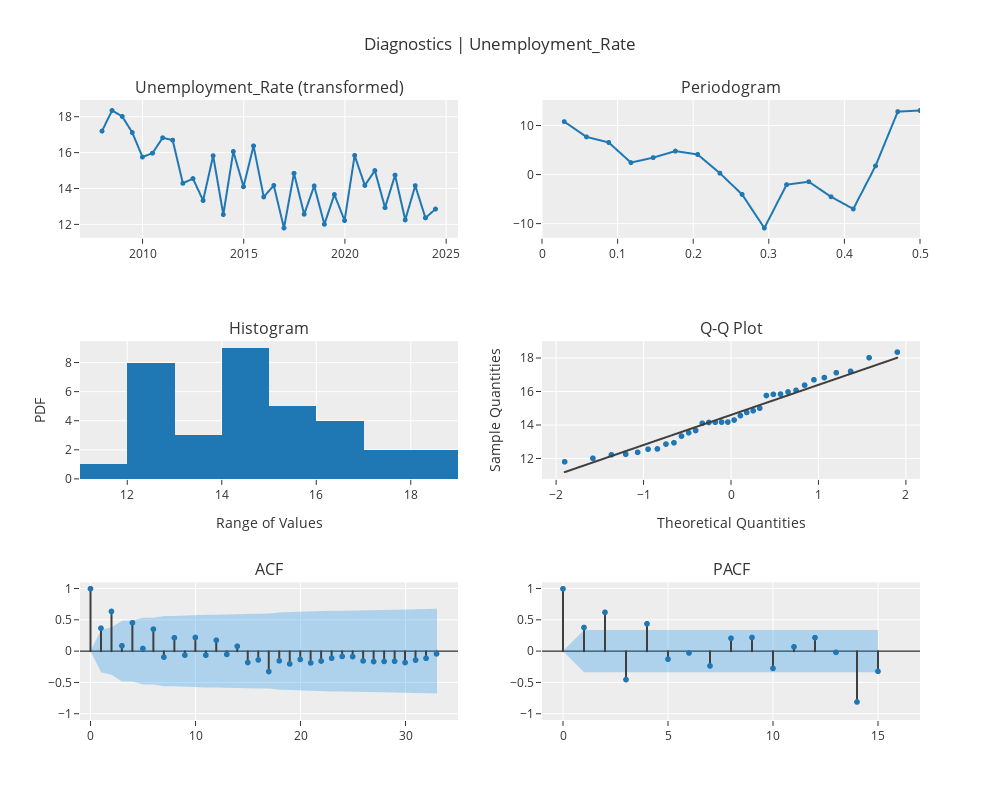

The code cell stored with this chart in its notebook:
### Code cell
exp.plot_model(plot="diagnostics", fig_kwargs={"height": 800, "width": 1000})

### Figure 1 — Plotly figure (JSON) as saved in the notebook; plotly's stock layout.template omitted (floating-point values rounded to 4 significant figures)
{"data": [{"line": {"color": "rgb(31, 119, 180)", "width": 2}, "marker": {"color": "rgb(31, 119, 180)", "size": 5}, "mode": "lines+markers", "name": "Unemployment_Rate (transformed)", "showlegend": false, "type": "scattergl", "x": ["2008-01-01T00:00:00", "2008-07-01T00:00:00", "2009-01-01T00:00:00", "2009-07-01T00:00:00", "2010-01-01T00:00:00", "2010-07-01T00:00:00", "2011-01-01T00:00:00", "2011-07-01T00:00:00", "2012-01-01T00:00:00", "2012-07-01T00:00:00", "2013-01-01T00:00:00", "2013-07-01T00:00:00", "2014-01-01T00:00:00", "2014-07-01T00:00:00", "2015-01-01T00:00:00", "2015-07-01T00:00:00", "2016-01-01T00:00:00", "2016-07-01T00:00:00", "2017-01-01T00:00:00", "2017-07-01T00:00:00", "2018-01-01T00:00:00", "2018-07-01T00:00:00", "2019-01-01T00:00:00", "2019-07-01T00:00:00", "2020-01-01T00:00:00", "2020-07-01T00:00:00", "2021-01-01T00:00:00", "2021-07-01T00:00:00", "2022-01-01T00:00:00", "2022-07-01T00:00:00", "2023-01-01T00:00:00", "2023-07-01T00:00:00", "2024-01-01T00:00:00", "2024-07-01T00:00:00"], "xaxis": "x", "y": [17.22, 18.37, 18.04, 17.14, 15.78, 15.99, 16.85, 16.72, 14.31, 14.57, 13.35, 15.85, 12.57, 16.08, 14.12, 16.4, 13.55, 14.19, 11.81, 14.87, 12.58, 14.16, 12.02, 13.68, 12.23, 15.86, 14.19, 15.02, 12.95, 14.76, 12.27, 14.18, 12.38, 12.87], "yaxis": "y"}, {"hoverinfo": "text", "hovertext": ["Freq: 0.0294<br>Ampl: 10.8872<br>Time period: 34.0", "Freq: 0.0588<br>Ampl: 7.7696<br>Time period: 17.0", "Freq: 0.0882<br>Ampl: 6.6277<br>Time period: 11.3333", "Freq: 0.1176<br>Ampl: 2.5161<br>Time period: 8.5", "Freq: 0.1471<br>Ampl: 3.5343<br>Time period: 6.8", "Freq: 0.1765<br>Ampl: 4.8673<br>Time period: 5.6667", "Freq: 0.2059<br>Ampl: 4.1755<br>Time period: 4.8571", "Freq: 0.2353<br>Ampl: 0.3528<br>Time period: 4.25", "Freq: 0.2647<br>Ampl: -3.9929<br>Time period: 3.7778", "Freq: 0.2941<br>Ampl: -10.8449<br>Time period: 3.4", "Freq: 0.3235<br>Ampl: -1.9914<br>Time period: 3.0909", "Freq: 0.3529<br>Ampl: -1.3909<br>Time period: 2.8333", "Freq: 0.3824<br>Ampl: -4.4683<br>Time period: 2.6154", "Freq: 0.4118<br>Ampl: -6.9477<br>Time period: 2.4286", "Freq: 0.4412<br>Ampl: 1.84<br>Time period: 2.2667", "Freq: 0.4706<br>Ampl: 12.9297<br>Time period: 2.125", "Freq: 0.5<br>Ampl: 13.1611<br>Time period: 2.0"], "line": {"color": "#1f77b4", "width": 2}, "marker": {"size": 5}, "mode": "lines+markers", "name": "Unemployment_Rate (transformed)", "showlegend": false, "type": "scattergl", "x": [0.02941, 0.05882, 0.08824, 0.1176, 0.1471, 0.1765, 0.2059, 0.2353, 0.2647, 0.2941, 0.3235, 0.3529, 0.3824, 0.4118, 0.4412, 0.4706, 0.5], "xaxis": "x2", "y": [10.89, 7.77, 6.628, 2.516, 3.534, 4.867, 4.175, 0.3528, -3.993, -10.84, -1.991, -1.391, -4.468, -6.948, 1.84, 12.93, 13.16], "yaxis": "y2"}, {"alignmentgroup": "True", "bingroup": "x", "hovertemplate": "variable=Unemployment_Rate (transformed)<br>value=%{x}<br>count=%{y}<extra></extra>", "legendgroup": "Unemployment_Rate (transformed)", "marker": {"color": "#1f77b4", "pattern": {"shape": ""}}, "name": "Unemployment_Rate (transformed)", "offsetgroup": "Unemployment_Rate (transformed)", "orientation": "v", "showlegend": false, "type": "histogram", "x": [17.22, 18.37, 18.04, 17.14, 15.78, 15.99, 16.85, 16.72, 14.31, 14.57, 13.35, 15.85, 12.57, 16.08, 14.12, 16.4, 13.55, 14.19, 11.81, 14.87, 12.58, 14.16, 12.02, 13.68, 12.23, 15.86, 14.19, 15.02, 12.95, 14.76, 12.27, 14.18, 12.38, 12.87], "xaxis": "x3", "yaxis": "y3"}, {"marker": {"color": "#1f77b4"}, "mode": "markers", "name": "Unemployment_Rate (transformed)", "showlegend": false, "type": "scattergl", "x": [-1.902, -1.579, -1.368, -1.204, -1.068, -0.9485, -0.8416, -0.7436, -0.6522, -0.5659, -0.4837, -0.4047, -0.3281, -0.2533, -0.18, -0.1076, -0.03582, 0.03582, 0.1076, 0.18, 0.2533, 0.3281, 0.4047, 0.4837, 0.5659, 0.6522, 0.7436, 0.8416, 0.9485, 1.068, 1.204, 1.368, 1.579, 1.902], "xaxis": "x4", "y": [11.81, 12.02, 12.23, 12.27, 12.38, 12.57, 12.58, 12.87, 12.95, 13.35, 13.55, 13.68, 14.12, 14.16, 14.18, 14.19, 14.19, 14.31, 14.57, 14.76, 14.87, 15.02, 15.78, 15.85, 15.86, 15.99, 16.08, 16.4, 16.72, 16.85, 17.14, 17.22, 18.04, 18.37], "yaxis": "y4"}, {"line": {"color": "#3f3f3f"}, "mode": "lines", "name": "Unemployment_Rate (transformed)", "showlegend": false, "type": "scattergl", "x": [-1.902, -1.579, -1.368, -1.204, -1.068, -0.9485, -0.8416, -0.7436, -0.6522, -0.5659, -0.4837, -0.4047, -0.3281, -0.2533, -0.18, -0.1076, -0.03582, 0.03582, 0.1076, 0.18, 0.2533, 0.3281, 0.4047, 0.4837, 0.5659, 0.6522, 0.7436, 0.8416, 0.9485, 1.068, 1.204, 1.368, 1.579, 1.902], "xaxis": "x4", "y": [11.19, 11.77, 12.15, 12.45, 12.69, 12.91, 13.1, 13.28, 13.44, 13.6, 13.75, 13.89, 14.03, 14.16, 14.29, 14.42, 14.55, 14.68, 14.81, 14.94, 15.07, 15.21, 15.34, 15.49, 15.63, 15.79, 15.95, 16.13, 16.32, 16.54, 16.78, 17.08, 17.46, 18.04], "yaxis": "y4"}, {"line": {"color": "#3f3f3f"}, "mode": "lines", "name": "ACF", "showlegend": false, "type": "scattergl", "x": [0, 0], "xaxis": "x5", "y": [0, 1], "yaxis": "y5"}, {"line": {"color": "#3f3f3f"}, "mode": "lines", "name": "ACF", "showlegend": false, "type": "scattergl", "x": [1, 1], "xaxis": "x5", "y": [0, 0.3687], "yaxis": "y5"}, {"line": {"color": "#3f3f3f"}, "mode": "lines", "name": "ACF", "showlegend": false, "type": "scattergl", "x": [2, 2], "xaxis": "x5", "y": [0, 0.637], "yaxis": "y5"}, {"line": {"color": "#3f3f3f"}, "mode": "lines", "name": "ACF", "showlegend": false, "type": "scattergl", "x": [3, 3], "xaxis": "x5", "y": [0, 0.08728], "yaxis": "y5"}, {"line": {"color": "#3f3f3f"}, "mode": "lines", "name": "ACF", "showlegend": false, "type": "scattergl", "x": [4, 4], "xaxis": "x5", "y": [0, 0.456], "yaxis": "y5"}, {"line": {"color": "#3f3f3f"}, "mode": "lines", "name": "ACF", "showlegend": false, "type": "scattergl", "x": [5, 5], "xaxis": "x5", "y": [0, 0.04332], "yaxis": "y5"}, {"line": {"color": "#3f3f3f"}, "mode": "lines", "name": "ACF", "showlegend": false, "type": "scattergl", "x": [6, 6], "xaxis": "x5", "y": [0, 0.3533], "yaxis": "y5"}, {"line": {"color": "#3f3f3f"}, "mode": "lines", "name": "ACF", "showlegend": false, "type": "scattergl", "x": [7, 7], "xaxis": "x5", "y": [0, -0.09378], "yaxis": "y5"}, {"line": {"color": "#3f3f3f"}, "mode": "lines", "name": "ACF", "showlegend": false, "type": "scattergl", "x": [8, 8], "xaxis": "x5", "y": [0, 0.2157], "yaxis": "y5"}, {"line": {"color": "#3f3f3f"}, "mode": "lines", "name": "ACF", "showlegend": false, "type": "scattergl", "x": [9, 9], "xaxis": "x5", "y": [0, -0.06243], "yaxis": "y5"}, {"line": {"color": "#3f3f3f"}, "mode": "lines", "name": "ACF", "showlegend": false, "type": "scattergl", "x": [10, 10], "xaxis": "x5", "y": [0, 0.2202], "yaxis": "y5"}, {"line": {"color": "#3f3f3f"}, "mode": "lines", "name": "ACF", "showlegend": false, "type": "scattergl", "x": [11, 11], "xaxis": "x5", "y": [0, -0.06231], "yaxis": "y5"}, {"line": {"color": "#3f3f3f"}, "mode": "lines", "name": "ACF", "showlegend": false, "type": "scattergl", "x": [12, 12], "xaxis": "x5", "y": [0, 0.1759], "yaxis": "y5"}, {"line": {"color": "#3f3f3f"}, "mode": "lines", "name": "ACF", "showlegend": false, "type": "scattergl", "x": [13, 13], "xaxis": "x5", "y": [0, -0.05002], "yaxis": "y5"}, {"line": {"color": "#3f3f3f"}, "mode": "lines", "name": "ACF", "showlegend": false, "type": "scattergl", "x": [14, 14], "xaxis": "x5", "y": [0, 0.07939], "yaxis": "y5"}, {"line": {"color": "#3f3f3f"}, "mode": "lines", "name": "ACF", "showlegend": false, "type": "scattergl", "x": [15, 15], "xaxis": "x5", "y": [0, -0.1801], "yaxis": "y5"}, {"line": {"color": "#3f3f3f"}, "mode": "lines", "name": "ACF", "showlegend": false, "type": "scattergl", "x": [16, 16], "xaxis": "x5", "y": [0, -0.1384], "yaxis": "y5"}, {"line": {"color": "#3f3f3f"}, "mode": "lines", "name": "ACF", "showlegend": false, "type": "scattergl", "x": [17, 17], "xaxis": "x5", "y": [0, -0.3247], "yaxis": "y5"}, {"line": {"color": "#3f3f3f"}, "mode": "lines", "name": "ACF", "showlegend": false, "type": "scattergl", "x": [18, 18], "xaxis": "x5", "y": [0, -0.1535], "yaxis": "y5"}, {"line": {"color": "#3f3f3f"}, "mode": "lines", "name": "ACF", "showlegend": false, "type": "scattergl", "x": [19, 19], "xaxis": "x5", "y": [0, -0.202], "yaxis": "y5"}, {"line": {"color": "#3f3f3f"}, "mode": "lines", "name": "ACF", "showlegend": false, "type": "scattergl", "x": [20, 20], "xaxis": "x5", "y": [0, -0.1313], "yaxis": "y5"}, {"line": {"color": "#3f3f3f"}, "mode": "lines", "name": "ACF", "showlegend": false, "type": "scattergl", "x": [21, 21], "xaxis": "x5", "y": [0, -0.1861], "yaxis": "y5"}, {"line": {"color": "#3f3f3f"}, "mode": "lines", "name": "ACF", "showlegend": false, "type": "scattergl", "x": [22, 22], "xaxis": "x5", "y": [0, -0.1566], "yaxis": "y5"}, {"line": {"color": "#3f3f3f"}, "mode": "lines", "name": "ACF", "showlegend": false, "type": "scattergl", "x": [23, 23], "xaxis": "x5", "y": [0, -0.1109], "yaxis": "y5"}, {"line": {"color": "#3f3f3f"}, "mode": "lines", "name": "ACF", "showlegend": false, "type": "scattergl", "x": [24, 24], "xaxis": "x5", "y": [0, -0.08292], "yaxis": "y5"}, {"line": {"color": "#3f3f3f"}, "mode": "lines", "name": "ACF", "showlegend": false, "type": "scattergl", "x": [25, 25], "xaxis": "x5", "y": [0, -0.08528], "yaxis": "y5"}, {"line": {"color": "#3f3f3f"}, "mode": "lines", "name": "ACF", "showlegend": false, "type": "scattergl", "x": [26, 26], "xaxis": "x5", "y": [0, -0.1538], "yaxis": "y5"}, {"line": {"color": "#3f3f3f"}, "mode": "lines", "name": "ACF", "showlegend": false, "type": "scattergl", "x": [27, 27], "xaxis": "x5", "y": [0, -0.1646], "yaxis": "y5"}, {"line": {"color": "#3f3f3f"}, "mode": "lines", "name": "ACF", "showlegend": false, "type": "scattergl", "x": [28, 28], "xaxis": "x5", "y": [0, -0.1629], "yaxis": "y5"}, {"line": {"color": "#3f3f3f"}, "mode": "lines", "name": "ACF", "showlegend": false, "type": "scattergl", "x": [29, 29], "xaxis": "x5", "y": [0, -0.1601], "yaxis": "y5"}, {"line": {"color": "#3f3f3f"}, "mode": "lines", "name": "ACF", "showlegend": false, "type": "scattergl", "x": [30, 30], "xaxis": "x5", "y": [0, -0.1803], "yaxis": "y5"}, {"line": {"color": "#3f3f3f"}, "mode": "lines", "name": "ACF", "showlegend": false, "type": "scattergl", "x": [31, 31], "xaxis": "x5", "y": [0, -0.141], "yaxis": "y5"}, {"line": {"color": "#3f3f3f"}, "mode": "lines", "name": "ACF", "showlegend": false, "type": "scattergl", "x": [32, 32], "xaxis": "x5", "y": [0, -0.1126], "yaxis": "y5"}, {"line": {"color": "#3f3f3f"}, "mode": "lines", "name": "ACF", "showlegend": false, "type": "scattergl", "x": [33, 33], "xaxis": "x5", "y": [0, -0.04132], "yaxis": "y5"}, {"marker": {"color": "#1f77b4", "size": 6}, "mode": "markers", "name": "ACF", "showlegend": false, "type": "scattergl", "x": [0, 1, 2, 3, 4, 5, 6, 7, 8, 9, 10, 11, 12, 13, 14, 15, 16, 17, 18, 19, 20, 21, 22, 23, 24, 25, 26, 27, 28, 29, 30, 31, 32, 33], "xaxis": "x5", "y": [1, 0.3687, 0.637, 0.08728, 0.456, 0.04332, 0.3533, -0.09378, 0.2157, -0.06243, 0.2202, -0.06231, 0.1759, -0.05002, 0.07939, -0.1801, -0.1384, -0.3247, -0.1535, -0.202, -0.1313, -0.1861, -0.1566, -0.1109, -0.08292, -0.08528, -0.1538, -0.1646, -0.1629, -0.1601, -0.1803, -0.141, -0.1126, -0.04132], "yaxis": "y5"}, {"line": {"color": "rgba(255,255,255,0)"}, "mode": "lines", "name": "UC", "showlegend": false, "type": "scatter", "x": [0, 1, 2, 3, 4, 5, 6, 7, 8, 9, 10, 11, 12, 13, 14, 15, 16, 17, 18, 19, 20, 21, 22, 23, 24, 25, 26, 27, 28, 29, 30, 31, 32, 33], "xaxis": "x5", "y": [0, 0.3361, 0.3791, 0.4852, 0.487, 0.533, 0.5334, 0.5592, 0.561, 0.5703, 0.5711, 0.5806, 0.5813, 0.5873, 0.5878, 0.589, 0.5952, 0.5988, 0.6184, 0.6227, 0.6301, 0.6331, 0.6393, 0.6436, 0.6458, 0.647, 0.6482, 0.6523, 0.657, 0.6616, 0.6659, 0.6714, 0.6748, 0.6769], "yaxis": "y5"}, {"fill": "tonexty", "fillcolor": "rgba(32, 146, 230,0.3)", "line": {"color": "rgba(255,255,255,0)"}, "mode": "lines", "name": "LC", "showlegend": false, "type": "scatter", "x": [0, 1, 2, 3, 4, 5, 6, 7, 8, 9, 10, 11, 12, 13, 14, 15, 16, 17, 18, 19, 20, 21, 22, 23, 24, 25, 26, 27, 28, 29, 30, 31, 32, 33], "xaxis": "x5", "y": [0, -0.3361, -0.3791, -0.4852, -0.487, -0.533, -0.5334, -0.5592, -0.561, -0.5703, -0.5711, -0.5806, -0.5813, -0.5873, -0.5878, -0.589, -0.5952, -0.5988, -0.6184, -0.6227, -0.6301, -0.6331, -0.6393, -0.6436, -0.6458, -0.647, -0.6482, -0.6523, -0.657, -0.6616, -0.6659, -0.6714, -0.6748, -0.6769], "yaxis": "y5"}, {"line": {"color": "#3f3f3f"}, "mode": "lines", "name": "PACF", "showlegend": false, "type": "scattergl", "x": [0, 0], "xaxis": "x6", "y": [0, 1], "yaxis": "y6"}, {"line": {"color": "#3f3f3f"}, "mode": "lines", "name": "PACF", "showlegend": false, "type": "scattergl", "x": [1, 1], "xaxis": "x6", "y": [0, 0.3799], "yaxis": "y6"}, {"line": {"color": "#3f3f3f"}, "mode": "lines", "name": "PACF", "showlegend": false, "type": "scattergl", "x": [2, 2], "xaxis": "x6", "y": [0, 0.6223], "yaxis": "y6"}, {"line": {"color": "#3f3f3f"}, "mode": "lines", "name": "PACF", "showlegend": false, "type": "scattergl", "x": [3, 3], "xaxis": "x6", "y": [0, -0.4536], "yaxis": "y6"}, {"line": {"color": "#3f3f3f"}, "mode": "lines", "name": "PACF", "showlegend": false, "type": "scattergl", "x": [4, 4], "xaxis": "x6", "y": [0, 0.4397], "yaxis": "y6"}, {"line": {"color": "#3f3f3f"}, "mode": "lines", "name": "PACF", "showlegend": false, "type": "scattergl", "x": [5, 5], "xaxis": "x6", "y": [0, -0.1266], "yaxis": "y6"}, {"line": {"color": "#3f3f3f"}, "mode": "lines", "name": "PACF", "showlegend": false, "type": "scattergl", "x": [6, 6], "xaxis": "x6", "y": [0, -0.02745], "yaxis": "y6"}, {"line": {"color": "#3f3f3f"}, "mode": "lines", "name": "PACF", "showlegend": false, "type": "scattergl", "x": [7, 7], "xaxis": "x6", "y": [0, -0.2347], "yaxis": "y6"}, {"line": {"color": "#3f3f3f"}, "mode": "lines", "name": "PACF", "showlegend": false, "type": "scattergl", "x": [8, 8], "xaxis": "x6", "y": [0, 0.2076], "yaxis": "y6"}, {"line": {"color": "#3f3f3f"}, "mode": "lines", "name": "PACF", "showlegend": false, "type": "scattergl", "x": [9, 9], "xaxis": "x6", "y": [0, 0.2199], "yaxis": "y6"}, {"line": {"color": "#3f3f3f"}, "mode": "lines", "name": "PACF", "showlegend": false, "type": "scattergl", "x": [10, 10], "xaxis": "x6", "y": [0, -0.2741], "yaxis": "y6"}, {"line": {"color": "#3f3f3f"}, "mode": "lines", "name": "PACF", "showlegend": false, "type": "scattergl", "x": [11, 11], "xaxis": "x6", "y": [0, 0.07035], "yaxis": "y6"}, {"line": {"color": "#3f3f3f"}, "mode": "lines", "name": "PACF", "showlegend": false, "type": "scattergl", "x": [12, 12], "xaxis": "x6", "y": [0, 0.2179], "yaxis": "y6"}, {"line": {"color": "#3f3f3f"}, "mode": "lines", "name": "PACF", "showlegend": false, "type": "scattergl", "x": [13, 13], "xaxis": "x6", "y": [0, -0.01752], "yaxis": "y6"}, {"line": {"color": "#3f3f3f"}, "mode": "lines", "name": "PACF", "showlegend": false, "type": "scattergl", "x": [14, 14], "xaxis": "x6", "y": [0, -0.8114], "yaxis": "y6"}, {"line": {"color": "#3f3f3f"}, "mode": "lines", "name": "PACF", "showlegend": false, "type": "scattergl", "x": [15, 15], "xaxis": "x6", "y": [0, -0.3213], "yaxis": "y6"}, {"marker": {"color": "#1f77b4", "size": 6}, "mode": "markers", "name": "PACF", "showlegend": false, "type": "scattergl", "x": [0, 1, 2, 3, 4, 5, 6, 7, 8, 9, 10, 11, 12, 13, 14, 15], "xaxis": "x6", "y": [1, 0.3799, 0.6223, -0.4536, 0.4397, -0.1266, -0.02745, -0.2347, 0.2076, 0.2199, -0.2741, 0.07035, 0.2179, -0.01752, -0.8114, -0.3213], "yaxis": "y6"}, {"line": {"color": "rgba(255,255,255,0)"}, "mode": "lines", "name": "UC", "showlegend": false, "type": "scatter", "x": [0, 1, 2, 3, 4, 5, 6, 7, 8, 9, 10, 11, 12, 13, 14, 15], "xaxis": "x6", "y": [0, 0.3361, 0.3361, 0.3361, 0.3361, 0.3361, 0.3361, 0.3361, 0.3361, 0.3361, 0.3361, 0.3361, 0.3361, 0.3361, 0.3361, 0.3361], "yaxis": "y6"}, {"fill": "tonexty", "fillcolor": "rgba(32, 146, 230,0.3)", "line": {"color": "rgba(255,255,255,0)"}, "mode": "lines", "name": "LC", "showlegend": false, "type": "scatter", "x": [0, 1, 2, 3, 4, 5, 6, 7, 8, 9, 10, 11, 12, 13, 14, 15], "xaxis": "x6", "y": [0, -0.3361, -0.3361, -0.3361, -0.3361, -0.3361, -0.3361, -0.3361, -0.3361, -0.3361, -0.3361, -0.3361, -0.3361, -0.3361, -0.3361, -0.3361], "yaxis": "y6"}], "layout": {"annotations": [{"font": {"size": 16}, "showarrow": false, "text": "Unemployment_Rate (transformed)", "x": 0.225, "xanchor": "center", "xref": "paper", "y": 1, "yanchor": "bottom", "yref": "paper"}, {"font": {"size": 16}, "showarrow": false, "text": "Periodogram", "x": 0.775, "xanchor": "center", "xref": "paper", "y": 1, "yanchor": "bottom", "yref": "paper"}, {"font": {"size": 16}, "showarrow": false, "text": "Histogram", "x": 0.225, "xanchor": "center", "xref": "paper", "y": 0.6111, "yanchor": "bottom", "yref": "paper"}, {"font": {"size": 16}, "showarrow": false, "text": "Q-Q Plot", "x": 0.775, "xanchor": "center", "xref": "paper", "y": 0.6111, "yanchor": "bottom", "yref": "paper"}, {"font": {"size": 16}, "showarrow": false, "text": "ACF", "x": 0.225, "xanchor": "center", "xref": "paper", "y": 0.2222, "yanchor": "bottom", "yref": "paper"}, {"font": {"size": 16}, "showarrow": false, "text": "PACF", "x": 0.775, "xanchor": "center", "xref": "paper", "y": 0.2222, "yanchor": "bottom", "yref": "paper"}], "autosize": false, "height": 800, "showlegend": false, "title": {"text": "Diagnostics | Unemployment_Rate"}, "width": 1000, "xaxis": {"anchor": "y", "domain": [0, 0.45]}, "xaxis2": {"anchor": "y2", "domain": [0.55, 1], "range": [0, 0.5]}, "xaxis3": {"anchor": "y3", "domain": [0, 0.45], "title": {"text": "Range of Values"}}, "xaxis4": {"anchor": "y4", "domain": [0.55, 1], "title": {"text": "Theoretical Quantities"}}, "xaxis5": {"anchor": "y5", "domain": [0, 0.45], "range": [-1, 35]}, "xaxis6": {"anchor": "y6", "domain": [0.55, 1], "range": [-1, 17]}, "yaxis": {"anchor": "x", "domain": [0.7778, 1]}, "yaxis2": {"anchor": "x2", "domain": [0.7778, 1]}, "yaxis3": {"anchor": "x3", "domain": [0.3889, 0.6111], "title": {"text": "PDF"}}, "yaxis4": {"anchor": "x4", "domain": [0.3889, 0.6111], "title": {"text": "Sample Quantities"}}, "yaxis5": {"anchor": "x5", "domain": [0, 0.2222], "range": [-1.1, 1.1], "zerolinecolor": "#000000"}, "yaxis6": {"anchor": "x6", "domain": [0, 0.2222], "range": [-1.1, 1.1], "zerolinecolor": "#000000"}}}
